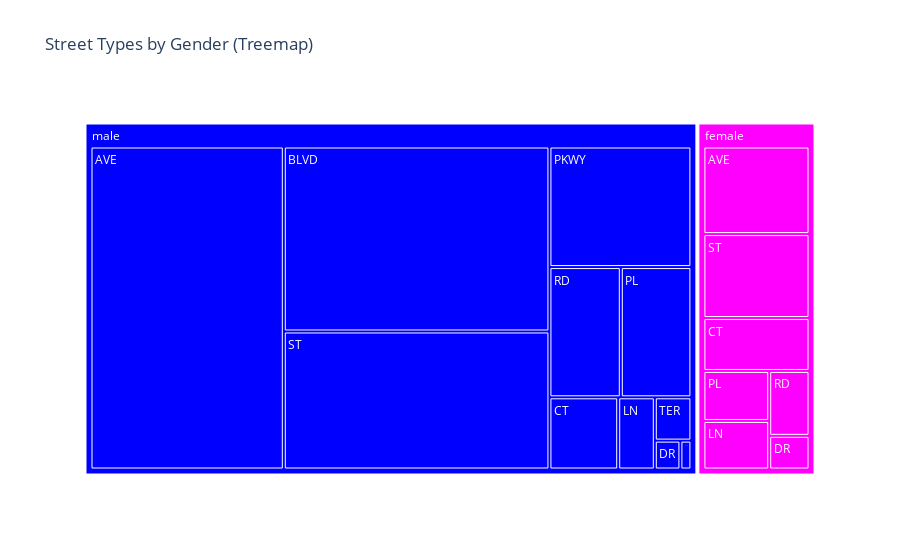

Write notebook code for a chart like this one.
### Markdown cell above
## **Treemap Insight: How Street Types Reflect Gender Inequality**

### Code cell
fig = px.treemap(
    df_types,
    path=["gender_guess", "street_type"],
    title="Street Types by Gender (Treemap)",
    color="gender_guess",
    color_discrete_map={
        "male": "blue",
        "female": "magenta",
        "ambiguous": "purple"
    }
)

fig.show()

### Figure 1 — Plotly figure (JSON) as saved in the notebook; plotly's stock layout.template omitted (floating-point values rounded to 4 significant figures)
{"data": [{"branchvalues": "total", "customdata": [["female"], ["female"], ["female"], ["female"], ["female"], ["female"], ["female"], ["female"], ["male"], ["male"], ["male"], ["male"], ["male"], ["male"], ["male"], ["male"], ["male"], ["male"], ["male"], ["male"]], "domain": {"x": [0, 1], "y": [0, 1]}, "hovertemplate": "labels=%{label}<br>count=%{value}<br>parent=%{parent}<br>id=%{id}<br>gender_guess=%{customdata[0]}<extra></extra>", "ids": ["female", "female/DR", "female/PL", "female/AVE", "female/ST", "female/RD", "female/LN", "female/CT", "male/PLZ", "male/DR", "male/LN", "male/CT", "male/AVE", "male/RD", "male", "male/BLVD", "male/PKWY", "male/ST", "male/TER", "male/PL"], "labels": ["female", "DR", "PL", "AVE", "ST", "RD", "LN", "CT", "PLZ", "DR", "LN", "CT", "AVE", "RD", "male", "BLVD", "PKWY", "ST", "TER", "PL"], "marker": {"colors": ["magenta", "magenta", "magenta", "magenta", "magenta", "magenta", "magenta", "magenta", "blue", "blue", "blue", "blue", "blue", "blue", "blue", "blue", "blue", "blue", "blue", "blue"]}, "name": "", "parents": ["", "female", "female", "female", "female", "female", "female", "female", "male", "male", "male", "male", "male", "male", "", "male", "male", "male", "male", "male"], "type": "treemap", "values": [354, 14, 34, 96, 92, 27, 33, 58, 3, 7, 25, 47, 591, 88, 1837, 465, 162, 347, 15, 87]}], "layout": {"legend": {"tracegroupgap": 0}, "title": {"text": "Street Types by Gender (Treemap)"}}}
